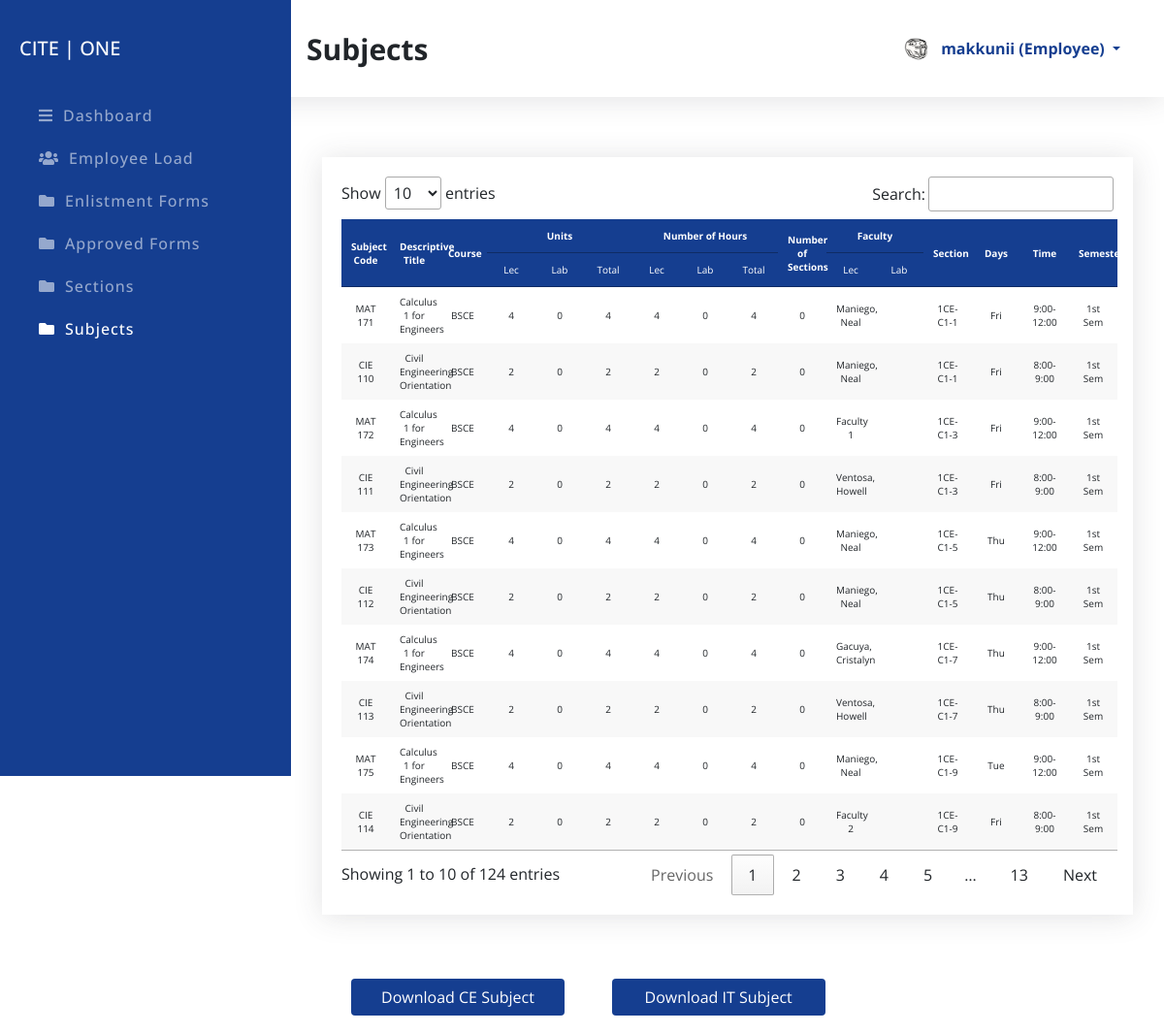
/manage/employee.php?id=allSubject (signed in), run on the app's committed database.
### tables this page shows
CREATE TABLE `employee` (
  `employeeID` int(11) NOT NULL,
  `Name` varchar(50) DEFAULT NULL,
  `DateofBirth` varchar(50) NOT NULL,
  `ContactNo` bigint(11) NOT NULL,
  `Address` varchar(50) NOT NULL,
  `Email` varchar(50) NOT NULL,
  `Username` varchar(50) NOT NULL,
  `password` varchar(100) DEFAULT NULL,
  `role` varchar(10) DEFAULT NULL,
  `avatar` varchar(255) DEFAULT NULL,
  `Department` varchar(10) DEFAULT NULL
);

CREATE TABLE `subject` (
  `subjectID` int(11) NOT NULL,
  `SubjectCode` varchar(20) NOT NULL,
  `SubjectName` varchar(100) NOT NULL,
  `Course` varchar(50) NOT NULL,
  `LecUnits` int(11) NOT NULL,
  `LabUnits` int(11) NOT NULL,
  `lecHours` double NOT NULL,
  `labHours` double NOT NULL,
  `NoOfSection` int(11) NOT NULL,
  `lecFaculty` varchar(50) NOT NULL,
  `labFaculty` varchar(50) NOT NULL,
  `Section` varchar(50) NOT NULL,
  `Days` varchar(31) DEFAULT NULL,
  `Time` varchar(100) DEFAULT NULL,
  `Semester` varchar(20) DEFAULT NULL
);

### manage/employee.php (the view, shortened to what this page needs)
<?php
	$sessionId = $_SESSION['employeeID'] ?? '';
    include_once "config.php";
    $connection = mysqli_connect( DB_HOST, DB_USER, DB_PASSWORD, DB_NAME );
    $id = $_REQUEST['id'] ?? 'dashboard';
?>
<!DOCTYPE html>
<html lang="en">
<head>
    <link href='bootstrap/css/bootstrap.min.css' rel='stylesheet' type='text/css'>
    <link href="https://cdn.datatables.net/1.10.16/css/jquery.dataTables.min.css" rel="stylesheet" />
    <link rel="stylesheet" href="https://cdnjs.cloudflare.com/ajax/libs/font-awesome/4.7.0/css/font-awesome.min.css">
    <link rel="stylesheet" href="https://use.fontawesome.com/releases/v5.15.3/css/all.css">
    <link rel="stylesheet" href="assets/css/style.css">
    <link rel="stylesheet" href="assets/css/report.css">
</head>
<body>
    <section class="topber">
        <div class="topber__title">
            <span class="topber__title--text">
                <?php
                    if ( 'dashboard' == $id ) {
                        echo "Dashboard";
                    }elseif ( 'EmployeeLoad' == $id ) {
                        echo "Employee Load";
                    } elseif ( 'form' == $id ) {
                        echo "Enlistment Forms";
                    } elseif ( 'Approvedform' == $id ) {
                        echo "Approved Forms";
                    } elseif ( 'allSection' == $id ) {
                        echo "Sections";
                    } elseif ( 'allSubject' == $id ) {
                        echo "Subjects";
                    }
                ?>
            </span>
        </div>
        <div class="topber__profile">
             <?php
                $query = "SELECT * FROM employee WHERE employeeID='$sessionId'";
                $result = mysqli_query( $connection, $query );
                if ( $data = mysqli_fetch_assoc( $result ) ) {
                    $Name = $data['Name'];
                    $role = $data['role'];
                    $avatar = $data['avatar'];
                ?>
                <img src="assets/img/<?php echo "$avatar"; ?>" height="25" width="25" class="rounded-circle" alt="profile">
                <div class="dropdown">
                    <button class="btn dropdown-toggle" type="button" id="dropdownMenuButton" data-toggle="dropdown" aria-haspopup="true" aria-expanded="false">
                    <?php
                        echo "$Name (" . ucwords( $role ) . ")";
                        }
                    ?>
                    </button>
                </div>
        </div>
    </section>
    <section id="sideber" class="sideber">
        <ul class="sideber__ber">
            <h3 class="sideber__panel">CITE | ONE</h3>
            <li id="left" class="sideber__item<?php if ( 'dashboard' == $id ) {
                                                  echo " active";
                                              }?>">
                <a href="employee.php?id=dashboard"><i id="left" class="fa fa-bars"></i>Dashboard</a>
            </li>
			 <li id="left" class="sideber__item<?php if ( 'EmployeeLoad' == $id ) {
    echo " active";
}?>">
                <a href="employee.php?id=EmployeeLoad"><i id="left" class="fas fa-users"></i>Employee Load</a>
            </li>
            <li id="left" class="sideber__item<?php if ( 'form' == $id ) {
            echo " active";
            }?>">
                <a href="employee.php?id=form"><i id="left" class="fa fa-folder"></i>Enlistment Forms</a>
            </li>
            <li id="left" class="sideber__item<?php if ( 'Approvedform' == $id ) {
            echo " active";
            }?>">
                <a href="employee.php?id=Approvedform"><i id="left" class="fa fa-folder"></i>Approved Forms</a>
            </li>
            <li id="left" class="sideber__item<?php if ( 'allSection' == $id ) {
            echo " active";
            }?>">
                <a href="employee.php?id=allSection"><i id="left" class="fas fa-folder"></i>Sections</a>
            </li>
            <li id="left" class="sideber__item<?php if ( 'allSubject' == $id ) {
            echo " active";
            }?>">
                <a href="employee.php?id=allSubject"><i id="left" class="fas fa-folder"></i>Subjects</a>
            </li>
        </ul>
    </section>
    <section class="main">
        <div class="container">
            <div class="">
                       <div class="section">
            <div class="subject">
                 <?php if ( 'allSubject' == $id ) {?>
                    <div class="allSubject">
						<div class="row">
                        <div class="main__table2">
                        <table class="table2" id="tableId">
                                <thead>
                                    <tr>
                                     <th rowspan="2" scope="col">Subject Code</th>
									<th rowspan="2" scope="col">Descriptive Title</th>
									<th rowspan="2" scope="col">Course</th>
									<th colspan="3" scope="col">Units</th>
									<th colspan="3" scope="col">Number of Hours</th>
									<th rowspan="2" scope="col">Number of Sections</th>
									<th colspan="2" scope="col">Faculty</th>
									<th rowspan="2" scope="col">Section</th>
									<th rowspan="2" scope="col">Days</th>
									<th rowspan="2" scope="col">Time</th>
									<th rowspan="2" scope="col">Semester</th>
                                    </tr>
									<tr style="background-color: #153e90; color: white;">
										<td>Lec</td>
										<td>Lab</td>
										<td>Total</td>
										<td>Lec</td>
										<td>Lab</td>
										<td>Total</td>
										<td>Lec</td>
										<td>Lab</td>
									</tr>
                                </thead>
                                 <tbody>
          <?php
        $result = $db->query("SELECT *,(LecUnits+LabUnits) AS TotalUnits,(lecHours+labHours) AS TotalHours FROM `subject`");
        if($result->num_rows > 0){
            while($subject = $result->fetch_assoc()){
        ?>
            <tr>
				<td><?php printf( "%s", $subject['SubjectCode'] );?></td>
                <td><?php printf( "%s", $subject['SubjectName'] );?></td>
				<td><?php printf( "%s", $subject['Course'] );?></td>
				<td><?php printf( "%s", $subject['LecUnits'] );?></td>
				<td><?php printf( "%s", $subject['LabUnits'] );?></td>
				<td><?php printf( "%s", $subject['TotalUnits'] );?></td>
				<td><?php printf( "%s", $subject['lecHours'] );?></td>
				<td><?php printf( "%s", $subject['labHours'] );?></td>
				<td><?php printf( "%s", $subject['TotalHours'] );?></td>
				<td><?php printf( "%s", $subject['NoOfSection'] );?></td>
				<td><?php printf( "%s", $subject['lecFaculty'] );?></td>
				<td><?php printf( "%s", $subject['labFaculty'] );?></td>
				<td><?php printf( "%s", $subject['Section'] );?></td>
				<td><?php printf( "%s", $subject['Days'] );?></td>
				<td><?php printf( "%s", $subject['Time'] );?></td>
				<td><?php printf( "%s", $subject['Semester'] );?></td>
            </tr>
        <?php } }else{ ?>
            <tr><td colspan="5">No member(s) found...</td></tr>
        <?php } ?>
        </tbody>
                            </table>
                        </div>
                    </div>
                    <div>
																<form class="form-horizontal" action="exportData/functions.php" method="post" name="upload_excel" enctype="multipart/form-data">
																	<div class="form-group">
																	<div class="col-md-8 col-md-offset-4" style="float:right; ">
																			<input type="submit" name="ExportSubjectIT" class="btn btn-default" style="width: 220px; background-color: #153e90; color: white;" value="Download IT Subject" /> </div>
																	</div>
																	<div class="col-md-4 col-md-offset-4" style="float:left;">
																			<input type="submit" name="ExportSubjectCE" class="btn btn-default" style="width: 220px; background-color: #153e90; color: white;" value="Download CE Subject"/> </div>
																</form>
															</div>
															<br>
                <?php }?>
        </div>
    </section>
</body>
</html>

### manage/assets/css/style.css (style rules this page uses)
*, *::before, *::after { margin: 0; padding: 0; box-sizing: border-box; -webkit-box-sizing: border-box; box-sizing: border-box; }
body { font-family: 'Open Sans'; }
a { text-decoration: none !important; }
.topber { position: fixed; width: 100%; top: 0; left: 0; padding-left: 300px; right: 0; z-index: 999; -webkit-box-shadow: 0 0.15rem 1.75rem 0 rgba(58, 59, 69, 0.15); box-shadow: 0 0.15rem 1.75rem 0 rgba(58, 59, 69, 0.15); background-color: #fff; }
.topber__title { height: 12.5vh; float: left; display: -webkit-box; display: -ms-flexbox; display: flex; -webkit-box-orient: horizontal; -webkit-box-direction: normal; -ms-flex-direction: row; flex-direction: row; -webkit-box-align: center; -ms-flex-align: center; align-items: center; padding-left: 1rem; }
.topber__title--text { font-size: 30px; font-weight: bold; }
.topber__profile { height: 12.5vh; float: right; padding-right: 10px; display: -webkit-box; display: -ms-flexbox; display: flex; -webkit-box-orient: horizontal; -webkit-box-direction: normal; -ms-flex-direction: row; flex-direction: row; -webkit-box-align: center; -ms-flex-align: center; align-items: center; padding: 2rem; }
.topber__profile button { color: #153e90; line-height: 10px; font-weight: bold; }
.sideber { position: fixed; top: 0; overflow-y: auto; left: 0; bottom: 0; width: 300px; height: 100vh; padding: 40px 20px 20px 20px; background-color: #153e90; background-size: cover; -webkit-transition: left 0.5s ease; transition: left 0.5s ease; z-index: 999; -moz-transition: left 0.5s ease; -ms-transition: left 0.5s ease; -o-transition: left 0.5s ease; }
.sideber__ber { list-style: none; }
.sideber__panel { font-size: 20px; color: #fff; line-height: 1.2rem; padding-bottom: 30px; }
.sideber__item { padding: 10px; }
.sideber__item a { color: rgba(255, 255, 255, 0.55); font-size: 16px; letter-spacing: 1px; font-weight: 500; }
.sideber__item a i { color: rgba(255, 255, 255, 0.55); padding: 0 10px; }
.sideber__item:hover a, .sideber__item.active a, .sideber__item.active i, .sideber__item:hover i { color: #fff; -webkit-transition: 0.3s ease; transition: 0.3s ease; }
.main { margin-left: 300px; margin-top: 10vh; padding: 2rem; }
.main__table2 { margin: 50px 0px 50px 0px; -webkit-box-shadow: 0 0.15rem 1.75rem 0 rgba(58, 59, 69, 0.15); box-shadow: 0 0.15rem 1.75rem 0 rgba(58, 59, 69, 0.15); overflow-x: auto; padding: 20px; }
.main__table2 .table2 { font-size: 10px; font-weight: 400; }
.table2 { width: 100%; table-layout: fixed; }
.main__table2 .table2 th { color: #ffffff; background: #153e90; text-align: center; }
.main__table2 .table2 td { text-align: center; }
.main__table2 .table2 tr:nth-child(even) { background: #f8f8f8; }
* { scrollbar-width: thin; scrollbar-color: #153e90 #f8f8f8; }

### data on the page
employee: avatar (picture), Name "makkunii", role "Employee"
subject: SubjectCode "MAT 171", SubjectName "Calculus 1 for Engineers", Course "BSCE", LecUnits "4", LabUnits "0", TotalUnits "4", lecHours "4", labHours "0", TotalHours "4", NoOfSection "0", lecFaculty "Maniego, Neal", Section "1CE-C1-1", Days "Fri", Time "9:00-12:00", Semester "1st Sem"
subject: SubjectCode "CIE 110", SubjectName "Civil Engineering Orientation", Course "BSCE", LecUnits "2", LabUnits "0", TotalUnits "2", lecHours "2", labHours "0", TotalHours "2", NoOfSection "0", lecFaculty "Maniego, Neal", Section "1CE-C1-1", Days "Fri", Time "8:00-9:00", Semester "1st Sem"
subject: SubjectCode "MAT 172", SubjectName "Calculus 1 for Engineers", Course "BSCE", LecUnits "4", LabUnits "0", TotalUnits "4", lecHours "4", labHours "0", TotalHours "4", NoOfSection "0", lecFaculty "Faculty 1", Section "1CE-C1-3", Days "Fri", Time "9:00-12:00", Semester "1st Sem"
subject: SubjectCode "CIE 111", SubjectName "Civil Engineering Orientation", Course "BSCE", LecUnits "2", LabUnits "0", TotalUnits "2", lecHours "2", labHours "0", TotalHours "2", NoOfSection "0", lecFaculty "Ventosa, Howell", Section "1CE-C1-3", Days "Fri", Time "8:00-9:00", Semester "1st Sem"
subject: SubjectCode "MAT 173", SubjectName "Calculus 1 for Engineers", Course "BSCE", LecUnits "4", LabUnits "0", TotalUnits "4", lecHours "4", labHours "0", TotalHours "4", NoOfSection "0", lecFaculty "Maniego, Neal", Section "1CE-C1-5", Days "Thu", Time "9:00-12:00", Semester "1st Sem"
subject: SubjectCode "CIE 112", SubjectName "Civil Engineering Orientation", Course "BSCE", LecUnits "2", LabUnits "0", TotalUnits "2", lecHours "2", labHours "0", TotalHours "2", NoOfSection "0", lecFaculty "Maniego, Neal", Section "1CE-C1-5", Days "Thu", Time "8:00-9:00", Semester "1st Sem"
subject: SubjectCode "MAT 174", SubjectName "Calculus 1 for Engineers", Course "BSCE", LecUnits "4", LabUnits "0", TotalUnits "4", lecHours "4", labHours "0", TotalHours "4", NoOfSection "0", lecFaculty "Gacuya, Cristalyn", Section "1CE-C1-7", Days "Thu", Time "9:00-12:00", Semester "1st Sem"
subject: SubjectCode "CIE 113", SubjectName "Civil Engineering Orientation", Course "BSCE", LecUnits "2", LabUnits "0", TotalUnits "2", lecHours "2", labHours "0", TotalHours "2", NoOfSection "0", lecFaculty "Ventosa, Howell", Section "1CE-C1-7", Days "Thu", Time "8:00-9:00", Semester "1st Sem"
subject: SubjectCode "MAT 175", SubjectName "Calculus 1 for Engineers", Course "BSCE", LecUnits "4", LabUnits "0", TotalUnits "4", lecHours "4", labHours "0", TotalHours "4", NoOfSection "0", lecFaculty "Maniego, Neal", Section "1CE-C1-9", Days "Tue", Time "9:00-12:00", Semester "1st Sem"
subject: SubjectCode "CIE 114", SubjectName "Civil Engineering Orientation", Course "BSCE", LecUnits "2", LabUnits "0", TotalUnits "2", lecHours "2", labHours "0", TotalHours "2", NoOfSection "0", lecFaculty "Faculty 2", Section "1CE-C1-9", Days "Fri", Time "8:00-9:00", Semester "1st Sem"
